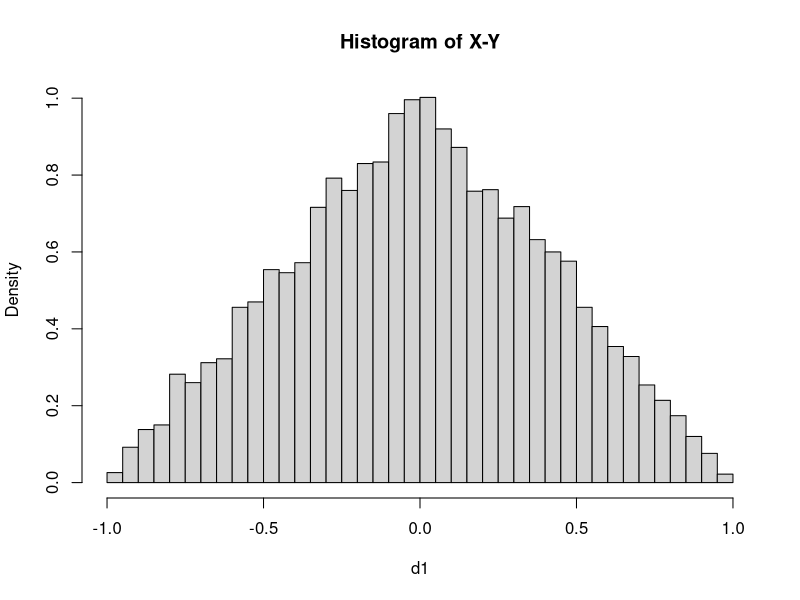
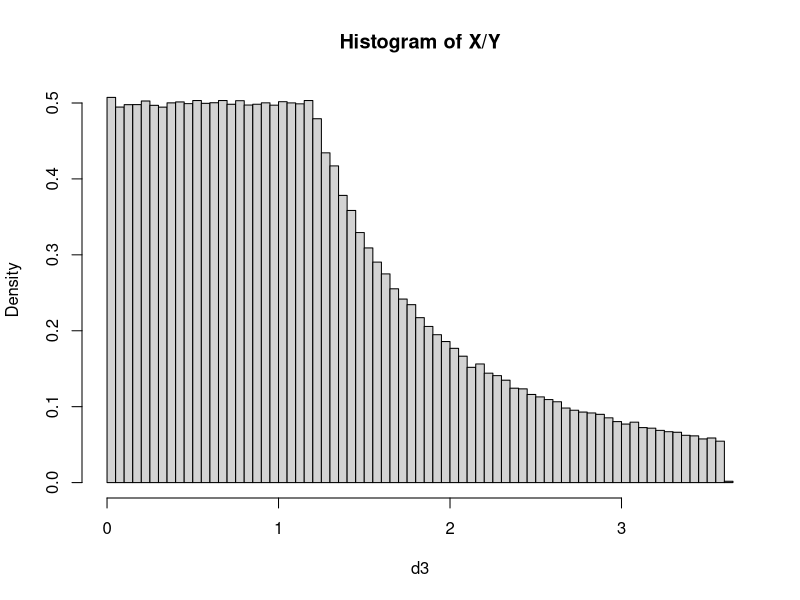
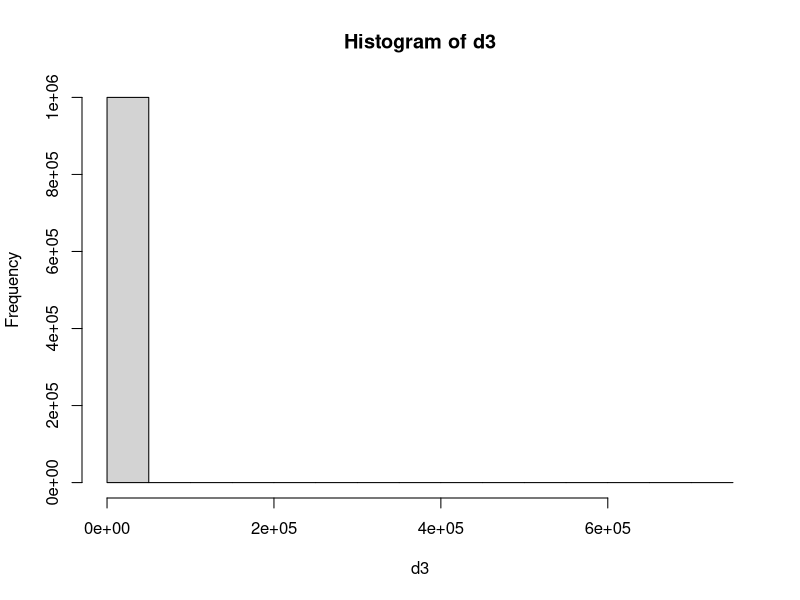
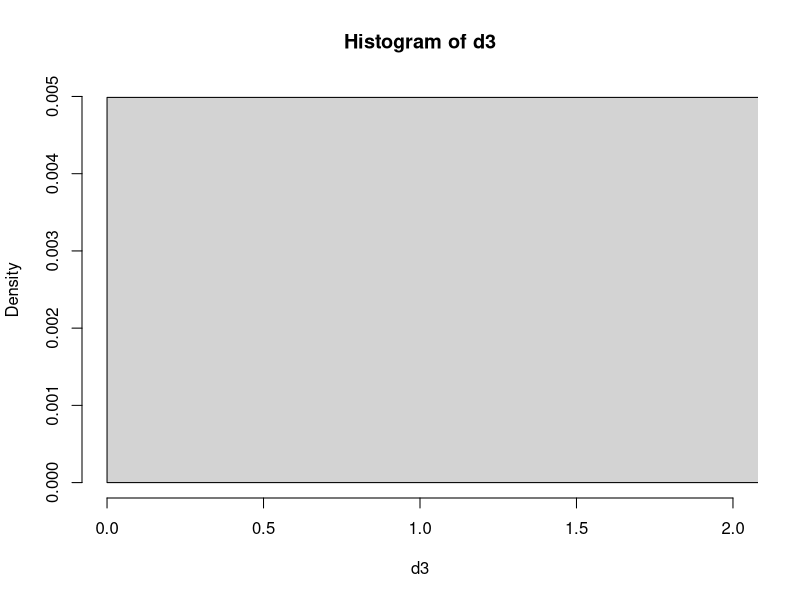

These charts were generated, in order, by the following R code:
# Simulating X-Y
N = 10000
X = runif(N)
Y = runif(N)
d1 = X - Y
hist(d1, breaks = 50, prob = TRUE,
     main="Histogram of X-Y")

# Simulating X/Y
N = 1000000
X = runif(N)
Y = runif(N)
d2 = X/Y
d3 = d2[abs(d2) < 3] # Removing very rare large vals
d3 = d3*length(d2)/length(d3) # Normalizing probability
hist(d3, breaks=60, prob=TRUE,
     main = "Histogram of X/Y")

# pdf("~/AllStatistics/files/ch2_2.20b.pdf",
#    width = 4.5, height = 4)
# hist(d3, breaks=60, prob=TRUE,
#      main = "Histogram of X/Y")
# dev.off()

d3 = d2[d2 < 2 | d2 > 0] 
hist(d3)
hist(d3, breaks = 5000, prob = TRUE, xlim=c(0,2))
